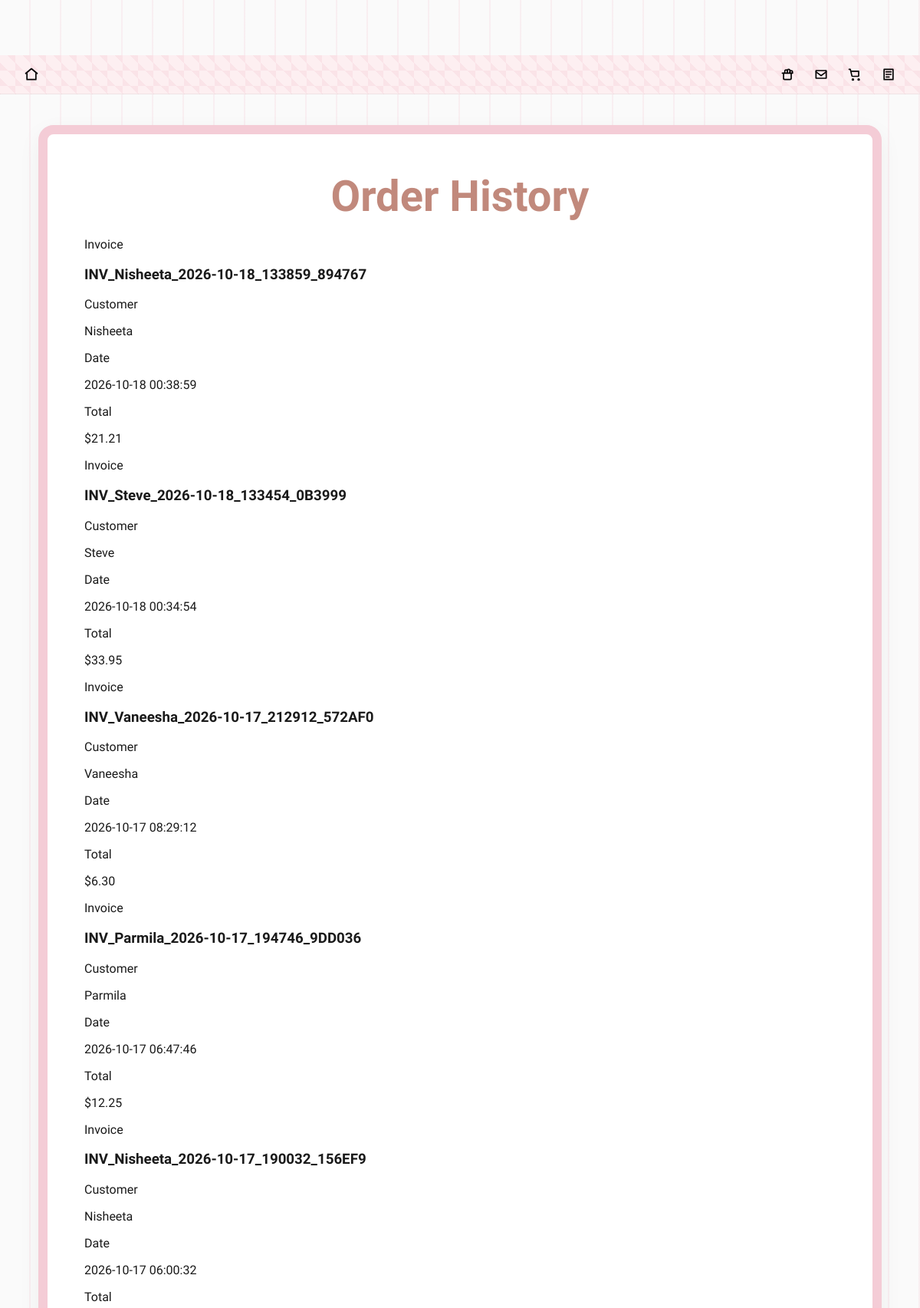
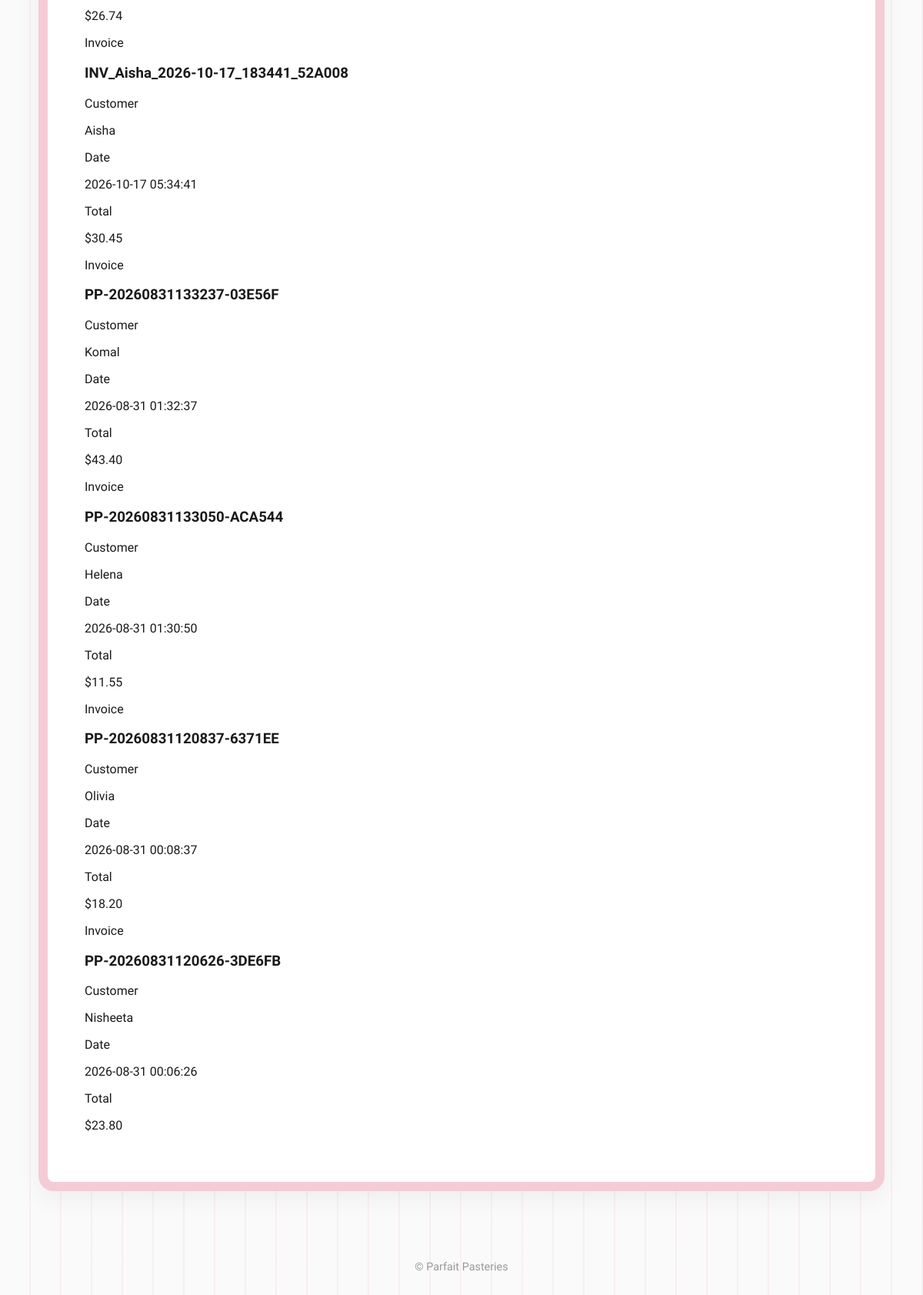
The app's page /order_history with its own data (2 pictures, top to bottom).
### tables this page shows
CREATE TABLE orders (
                order_id INTEGER PRIMARY KEY AUTOINCREMENT,
                invoice_number TEXT,
                customer_name TEXT,
                items TEXT,
                addons TEXT,
                total REAL,
                date TIMESTAMP DEFAULT CURRENT_TIMESTAMP
            , customer_email TEXT, customer_phone TEXT, delivery_address TEXT);

### app.py (the view)
@app.route('/order_history')
def order_history_page():
    with closing(sqlite3.connect(DB_PATH)) as conn:
        conn.row_factory = sqlite3.Row
        orders = conn.execute(
            'SELECT * FROM orders ORDER BY date DESC'
        ).fetchall()
    return render_template('order_history.html', orders=orders)

### templates/order_history.html
{% extends "base.html" %}
{% block content %}
<section class="page-shell">
    <div class="page-box wavy-box" style="max-width: 980px; width: 100%;">
        <h2 class="cursive-title">Order History</h2>
        {% if orders %}
            <div class="history-list">
                {% for order in orders %}
                <div class="history-item">
                    <div>
                        <p class="label">Invoice</p>
                        <h3>{{ order.invoice_number }}</h3>
                    </div>
                    <div>
                        <p class="label">Customer</p>
                        <p>{{ order.customer_name }}</p>
                    </div>
                    <div>
                        <p class="label">Date</p>
                        <p>{{ order.date }}</p>
                    </div>
                    <div>
                        <p class="label">Total</p>
                        <p>${{ "%.2f"|format(order.total) }}</p>
                    </div>
                </div>
                {% endfor %}
            </div>
        {% else %}
            <p class="empty-state">No orders have been placed yet.</p>
        {% endif %}
    </div>
</section>
{% endblock %}

### static/css/style.css (style rules this page uses)
body, html { margin: 0; padding: 0; font-family: 'Poppins', 'Quicksand', sans-serif; color: #1a1a1a; background-color: #FAFAFA; background-image: repeating-linear-gradient( 90deg, transparent, transparent 38px, rgba(244, 204, 214, 0.25) 38px, rgba(244, 204, 214, 0.25) 40px ); }
.page-shell { display: flex; justify-content: center; align-items: flex-start; gap: 40px; padding: 40px 24px 60px; max-width: 1200px; margin: 0 auto; }
.page-box { margin-top: 0; }
.wavy-box { background-color: white; padding: 40px; border: 12px solid #F4CCD6; border-radius: 20px; box-shadow: 0 10px 30px rgba(0,0,0,0.05); }
.wavy-box { position: relative; overflow: visible; }
.cursive-title { font-family: 'Great Vibes', cursive; font-size: 3.5rem; text-align: center; color: #C1897C; margin: 0 0 20px 0; }
body { padding-top: 72px; }
.wavy-box { padding: 48px; }
.pill-card, .wavy-box { transition: transform 180ms ease, box-shadow 180ms ease; }

### records on screen
orders: invoice_number "INV_Nisheeta_2026-10-18_133859_894767", customer_name "Nisheeta", date "2026-10-18 00:38:59", total "21.21"
orders: invoice_number "INV_Steve_2026-10-18_133454_0B3999", customer_name "Steve", date "2026-10-18 00:34:54", total "33.95"
orders: invoice_number "INV_Vaneesha_2026-10-17_212912_572AF0", customer_name "Vaneesha", date "2026-10-17 08:29:12", total "6.30"
orders: invoice_number "INV_Parmila_2026-10-17_194746_9DD036", customer_name "Parmila", date "2026-10-17 06:47:46", total "12.25"
orders: invoice_number "INV_Nisheeta_2026-10-17_190032_156EF9", customer_name "Nisheeta", date "2026-10-17 06:00:32", total "26.74"
orders: invoice_number "INV_Aisha_2026-10-17_183441_52A008", customer_name "Aisha", date "2026-10-17 05:34:41", total "30.45"
orders: invoice_number "PP-20260831133237-03E56F", customer_name "Komal", date "2026-08-31 01:32:37", total "43.40"
orders: invoice_number "PP-20260831133050-ACA544", customer_name "Helena", date "2026-08-31 01:30:50", total "11.55"
orders: invoice_number "PP-20260831120837-6371EE", customer_name "Olivia", date "2026-08-31 00:08:37", total "18.20"
orders: invoice_number "PP-20260831120626-3DE6FB", customer_name "Nisheeta", date "2026-08-31 00:06:26", total "23.80"
